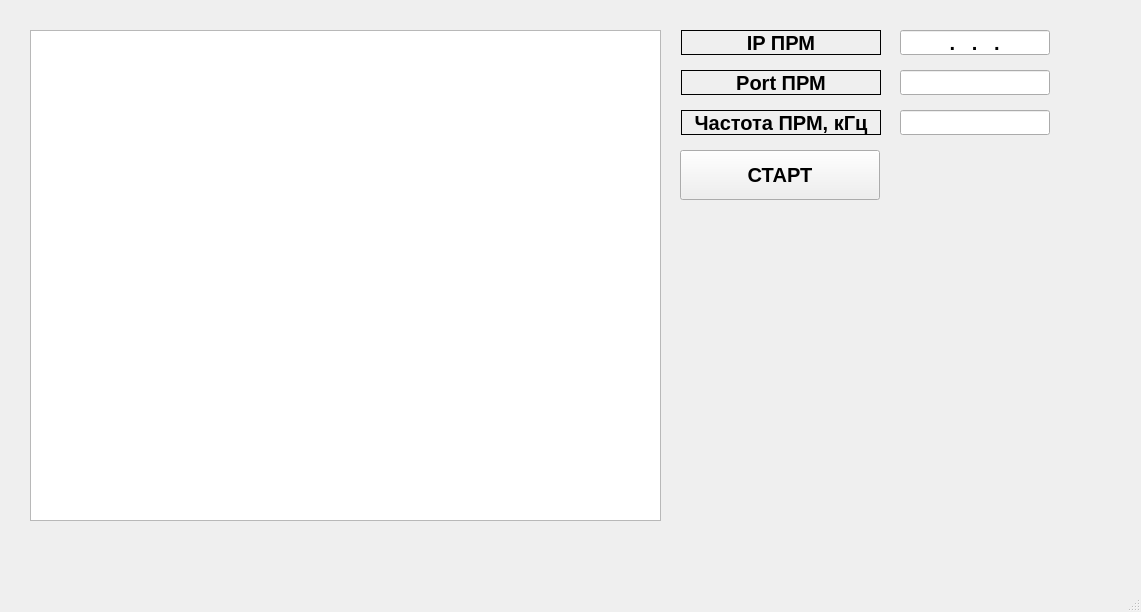
<?xml version="1.0" encoding="UTF-8"?>
<ui version="4.0">
 <class>MainWindow</class>
 <widget class="QMainWindow" name="MainWindow">
  <property name="geometry">
   <rect>
    <x>0</x>
    <y>0</y>
    <width>1141</width>
    <height>612</height>
   </rect>
  </property>
  <property name="font">
   <font>
    <pointsize>15</pointsize>
    <weight>75</weight>
    <bold>true</bold>
   </font>
  </property>
  <property name="windowTitle">
   <string>MainWindow</string>
  </property>
  <property name="toolButtonStyle">
   <enum>Qt::ToolButtonIconOnly</enum>
  </property>
  <widget class="QWidget" name="centralwidget">
   <widget class="QChartView" name="graphicsView">
    <property name="geometry">
     <rect>
      <x>30</x>
      <y>30</y>
      <width>631</width>
      <height>491</height>
     </rect>
    </property>
   </widget>
   <widget class="QLabel" name="label_1">
    <property name="enabled">
     <bool>true</bool>
    </property>
    <property name="geometry">
     <rect>
      <x>681</x>
      <y>30</y>
      <width>200</width>
      <height>25</height>
     </rect>
    </property>
    <property name="font">
     <font>
      <pointsize>15</pointsize>
      <weight>75</weight>
      <bold>true</bold>
     </font>
    </property>
    <property name="frameShape">
     <enum>QFrame::Panel</enum>
    </property>
    <property name="text">
     <string>IP ПРМ</string>
    </property>
    <property name="alignment">
     <set>Qt::AlignCenter</set>
    </property>
   </widget>
   <widget class="QLabel" name="label_2">
    <property name="geometry">
     <rect>
      <x>681</x>
      <y>70</y>
      <width>200</width>
      <height>25</height>
     </rect>
    </property>
    <property name="font">
     <font>
      <pointsize>15</pointsize>
      <weight>75</weight>
      <bold>true</bold>
     </font>
    </property>
    <property name="frameShape">
     <enum>QFrame::Panel</enum>
    </property>
    <property name="text">
     <string>Port ПРМ</string>
    </property>
    <property name="alignment">
     <set>Qt::AlignCenter</set>
    </property>
   </widget>
   <widget class="QLabel" name="label_3">
    <property name="geometry">
     <rect>
      <x>681</x>
      <y>110</y>
      <width>200</width>
      <height>25</height>
     </rect>
    </property>
    <property name="font">
     <font>
      <pointsize>15</pointsize>
      <weight>75</weight>
      <bold>true</bold>
     </font>
    </property>
    <property name="frameShape">
     <enum>QFrame::Panel</enum>
    </property>
    <property name="text">
     <string>Частота ПРМ, кГц</string>
    </property>
    <property name="alignment">
     <set>Qt::AlignCenter</set>
    </property>
   </widget>
   <widget class="QLineEdit" name="label_ip_mask">
    <property name="geometry">
     <rect>
      <x>900</x>
      <y>30</y>
      <width>150</width>
      <height>25</height>
     </rect>
    </property>
    <property name="sizePolicy">
     <sizepolicy hsizetype="Fixed" vsizetype="Fixed">
      <horstretch>0</horstretch>
      <verstretch>0</verstretch>
     </sizepolicy>
    </property>
    <property name="font">
     <font>
      <pointsize>15</pointsize>
      <weight>75</weight>
      <bold>true</bold>
     </font>
    </property>
    <property name="tabletTracking">
     <bool>false</bool>
    </property>
    <property name="inputMask">
     <string>000.000.000.000</string>
    </property>
    <property name="text">
     <string>...</string>
    </property>
    <property name="maxLength">
     <number>15</number>
    </property>
    <property name="frame">
     <bool>true</bool>
    </property>
    <property name="echoMode">
     <enum>QLineEdit::Normal</enum>
    </property>
    <property name="alignment">
     <set>Qt::AlignCenter</set>
    </property>
   </widget>
   <widget class="QLineEdit" name="label_port_mask">
    <property name="geometry">
     <rect>
      <x>900</x>
      <y>70</y>
      <width>150</width>
      <height>25</height>
     </rect>
    </property>
    <property name="font">
     <font>
      <pointsize>15</pointsize>
      <weight>75</weight>
      <bold>true</bold>
     </font>
    </property>
    <property name="inputMask">
     <string/>
    </property>
    <property name="maxLength">
     <number>65535</number>
    </property>
   </widget>
   <widget class="QLineEdit" name="label_freq_mask">
    <property name="geometry">
     <rect>
      <x>900</x>
      <y>110</y>
      <width>150</width>
      <height>25</height>
     </rect>
    </property>
    <property name="sizePolicy">
     <sizepolicy hsizetype="Fixed" vsizetype="Fixed">
      <horstretch>0</horstretch>
      <verstretch>0</verstretch>
     </sizepolicy>
    </property>
   </widget>
   <widget class="QPushButton" name="pushButton">
    <property name="geometry">
     <rect>
      <x>680</x>
      <y>150</y>
      <width>200</width>
      <height>50</height>
     </rect>
    </property>
    <property name="text">
     <string>СТАРТ</string>
    </property>
    <property name="autoDefault">
     <bool>false</bool>
    </property>
    <property name="default">
     <bool>false</bool>
    </property>
    <property name="flat">
     <bool>false</bool>
    </property>
   </widget>
  </widget>
  <widget class="QStatusBar" name="statusbar"/>
  <widget class="QMenuBar" name="menubar">
   <property name="geometry">
    <rect>
     <x>0</x>
     <y>0</y>
     <width>1141</width>
     <height>28</height>
    </rect>
   </property>
  </widget>
 </widget>
 <customwidgets>
  <customwidget>
   <class>QChartView</class>
   <extends>QGraphicsView</extends>
   <header>QtCharts</header>
  </customwidget>
 </customwidgets>
 <resources/>
 <connections/>
</ui>
